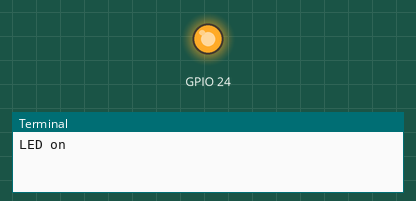
The program below on a simulated Raspberry Pi (BCM pin numbers). Shown: output pins drawn as LEDs (lit = HIGH), the last lines printed to the terminal. At 2.0 s the program stops and its outputs stay as they are.

Above: at 0.1 s.
At 2.1 s:
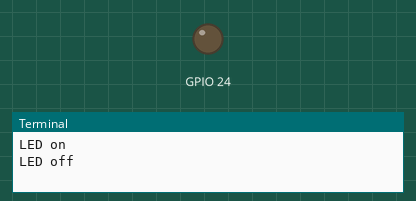
Timing chart, 0 to 3.5 s (numbered marks = the images above):
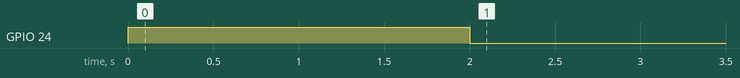

Measured:
- by itself, GPIO 24: LOW → HIGH at 0.00 s, → LOW 2.0 s later

The program:

Learn_GPIO.py
```python
import RPi.GPIO as GPIO
import time
GPIO.setmode(GPIO.BCM)
GPIO.setwarnings(False)
GPIO.setup(24,GPIO.OUT)

GPIO.output(24,GPIO.HIGH)
print("LED on")
time.sleep(2)
GPIO.output(24,GPIO.LOW)
print ("LED off")
```
